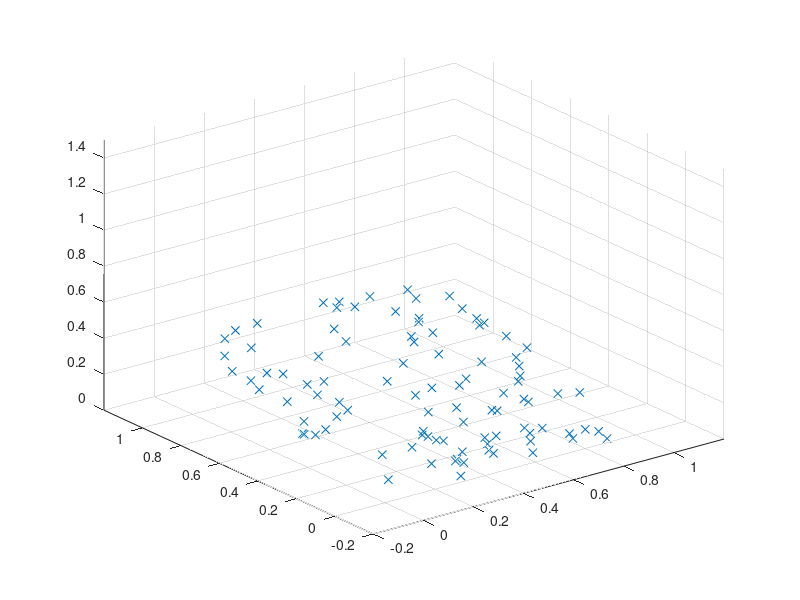

This chart was generated by the following MATLAB code:


x1 = rand(100,1);
x2 = rand(100,1);
 
x3 = rand(1) * x1 + rand(1) * x2 + normrnd(0,0.1);

plot3(x1, x2, x3, 'x')


axis([-0.2,1.2,-0.2,1.2,0,1.5]);

grid on

X = [x1,x2,x3];

[u,d,v] = svd(X, 'econ');
